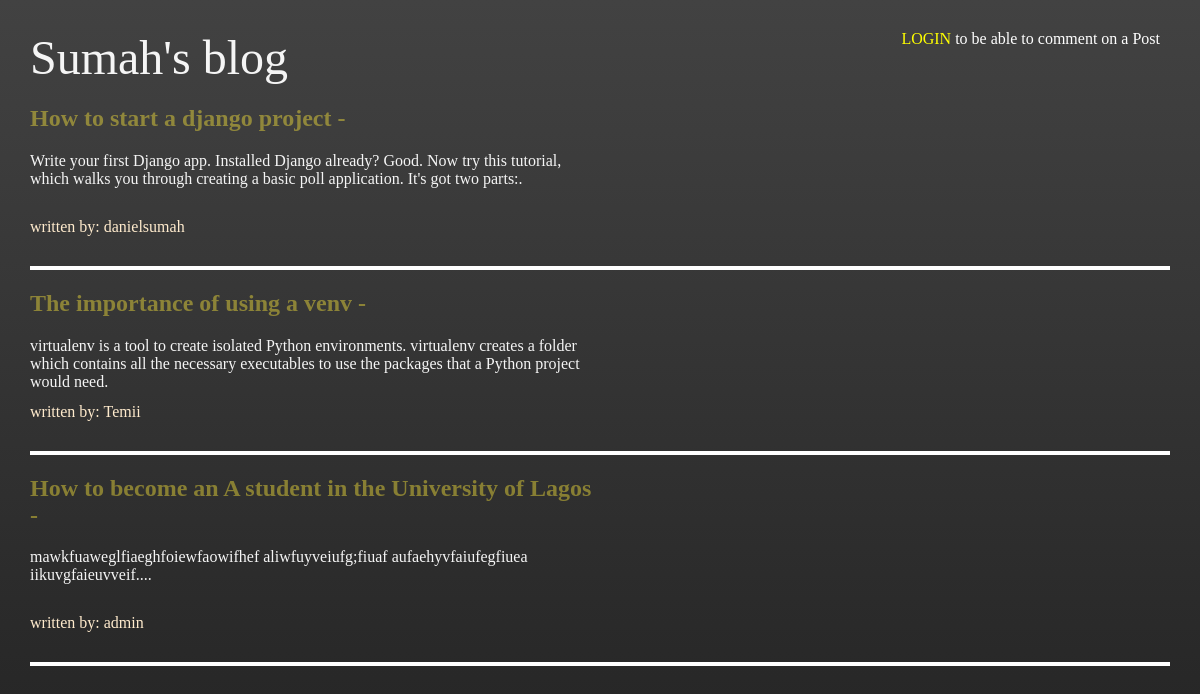
The app's page /, older data.
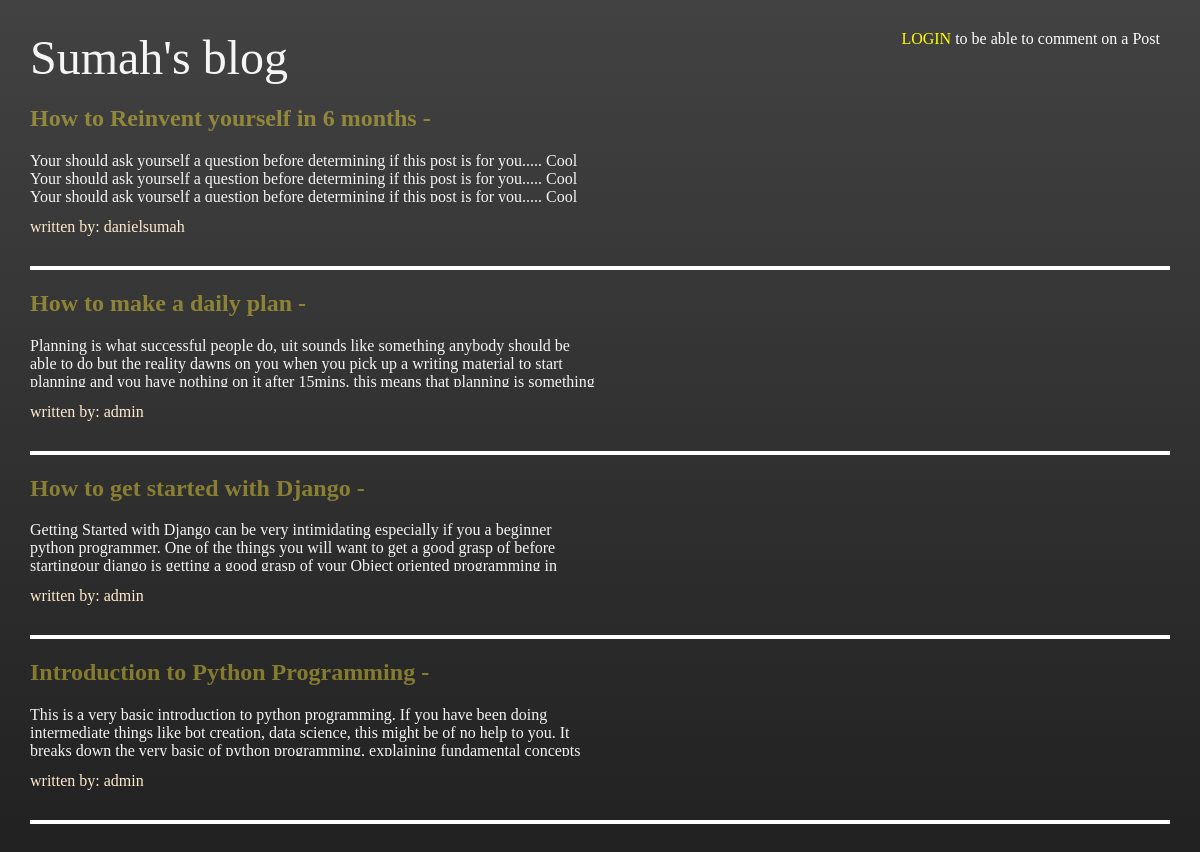
The same page, newer data.
### blog/models.py (models this page shows, shortened)
class Post(models.Model):
    title = models.CharField(max_length=100)
    slug = models.SlugField(null=True)
    author = models.ForeignKey('auth.User', on_delete=models.CASCADE)
    body = models.TextField()

### blog/views.py (the view)
# urls.py: path('', BlogHomeView.as_view(), name='blog_home_url'),
class BlogHomeView(ListView):
    model = Post
    template_name = "home.html"
    context_object_name = 'posts'

### blog/templates/home.html (shortened to what this page needs)
{% extends 'base.html' %}
{% block content %}
    {% for post in posts reversed %}
    <a href="{% url 'blog:post_detail_url' slug=post.slug %}">
        <div class="single-post">
            <h1 class="single-post-header text-darkyellow">{{post.title}} - {{ post.date_added }}</h1>
            <p  class="single-post-body text-whitesmoke">{{post.body}}</p>
            <p class="single-post-author">written by: {{post.author}}</p>
        </div>
    </a>
    <hr style="color: white;">
    {% endfor %}
{% endblock content %}

### blog/templates/base.html (shortened to what this page needs)
<html lang="en">
<head>
</head>
    <body class="main-bg">
        <nav style="position: relative;">
            <a href="{% url 'blog:blog_home_url' %}">
                <nav-left class="text-whitesmoke nav-left">Sumah's blog</nav-left>
            </a>
            <span style="position: absolute; right: 10px; color: white;">
                {% if not request.user.is_authenticated %}
                <a href="{% url 'blog:blog_login_url' %}" style="color: yellow;">LOGIN </a>
                to be able to comment on a Post
                {% endif %}
            </span>
        </nav>
        <section class="blog-body">
            {% block content %}
            {% endblock content %}
        </section>
    </body>
</html>

### blog/templates/base.html (style rules this page uses)
html { height: auto; }
body { height: 100%; margin: 0; background-repeat: no-repeat; background-attachment: fixed; margin: 30px; }
a { text-decoration: none; }
.nav-left { font-size: 3rem; }
.main-bg { background: #424242; background: linear-gradient( #424242, #212121); }
.text-whitesmoke { color: whitesmoke }
.text-darkyellow { color: rgba(255, 235, 59, 0.432) }
.single-post { max-width: 50%; min-width: 400px; margin-bottom: 30px; }
.single-post-body { height: 50px; overflow:hidden; }
.single-post-author { color: blanchedalmond; }
hr { border: 2px solid white; }

Row changes from the older to the newer data that the page shows:
removed Post: title "How to start a django project", body "Write your first Django app. Installed Django already? Good. Now try this tutorial, which walks you through creating a basic poll application. It's got two parts:.", author "danielsumah"
removed Post: title "The importance of using a venv", body "virtualenv is a tool to create isolated Python environments. virtualenv creates a folder which contains all the necessary executables to use the packages that a Python project would need.", author "Temii"
removed Post: title "How to become an A student in the University of Lagos", body "mawkfuaweglfiaeghfoiewfaowifhef aliwfuyveiufg;fiuaf aufaehyvfaiufegfiuea iikuvgfaieuvveif....", author "admin"
added Post: title "How to Reinvent yourself in 6 months", body "Your should ask yourself a question before determining if this post is for you..... Cool Your should ask yourself a question before determining if this post is for you..... Cool Your should ask yourself a question before determining if this post is for you..... Cool…", author "danielsumah"
added Post: title "How to make a daily plan", body "Planning is what successful people do, uit sounds like something anybody should be able to do but the reality dawns on you when you pick up a writing material to start planning and you have nothing on it after 15mins. this means that planning is something…", author "admin"
added Post: title "How to get started with Django", body "Getting Started with Django can be very intimidating especially if you a beginner python programmer. One of the things you will want to get a good grasp of before startingour django is getting a good grasp of your Object oriented programming in…", author "admin"
added Post: title "Introduction to Python Programming", body "This is a very basic introduction to python programming. If you have been doing intermediate things like bot creation, data science, this might be of no help to you. It breaks down the very basic of python programming, explaining fundamental concepts…", author "admin"
